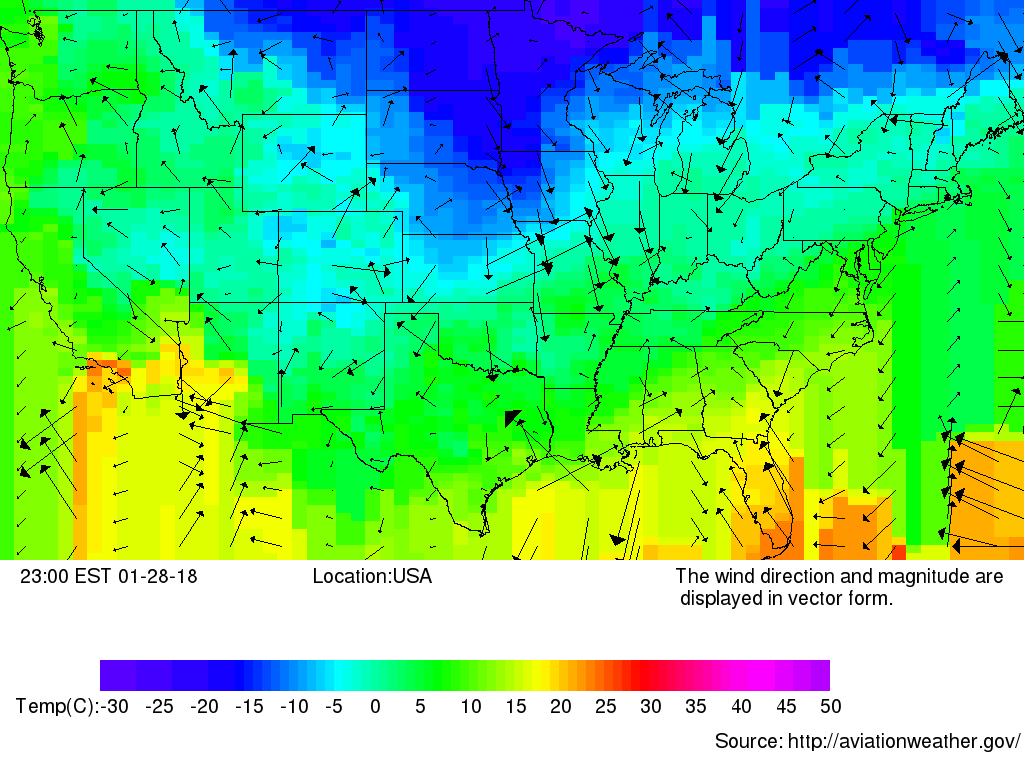

Write the Python code that produced this figure.
import sys
import csv
import math
import re
import PIL.ImageColor
import requests
import io
from region import Region
from region import Point
from plot import Plot
from PIL import Image, ImageDraw

STATES = ['Alabama','Arizona','Arkansas','California','Colorado','Connecticut','Delaware',
'Florida','Georgia','Idaho','Illinois','Indiana','Iowa','Kansas','Kentucky', 'Louisiana',
'Maine','Maryland','Massachusetts','Michigan','Minnesota','Mississippi','Missouri',
'Montana','Nebraska','Nevada','New_Hampshire','New_Jersey','New_Mexico','New_York',
'North_Carolina','North_Dakota','Ohio','Oklahoma','Oregon','Pennsylvania',
'Rhode_Island','South_Carolina','South_Dakota','Tennessee','Texas','Utah','Vermont'
'Virginia','Washington','West_Virginia','Wisconsin','Wyoming']

REGIONS = {'New_England':['Massachusetts','Connecticut', 'Rhode_Island','Maine',
'Vermont','New_Hampshire'], 'Mid_Atlantic': ['New_York','Pennsylvania','New_Jersey'
,'Maryland','Delaware','West_Virginia','Virginia'], 'Southeast' : ['North_Carolina'
,'South_Carolina','Georgia','Florida','Alabama','Mississippi','Kentucky','Tennessee'
,'Louisiana', 'Arkansas'], 'Midwest' : ['Ohio','Michigan','Indiana','Illinois','Wisconsin',
'Minnesota','Iowa','Missouri'], 'Great_Plains' : ['North_Dakota','South_Dakota','Nebraska'
,'Kansas','Oklahoma','Texas','Wyoming','Colorado'], 'Northwest' : ['Montana',
'Washington','Oregon','Idaho'], 'Southwest' : ['California', 'Utah', 'Nevada',
'Arizona', 'New_Mexico']}


COLORS = {-30 : '#5700FF', -29 : '#5700FF', -28 : '#5700FF', -27 : '#5700FF', -26 : '#4100FF', -25 : '#4100FF',
-24 : '#4100FF', -23 : '#4100FF', -22 : '#2A00FF', -21 : '#2A00FF', -20 : '#2A00FF', -19 : '#2A00FF', -18 : '#1300FF',
-17 : '#1300FF', -16 : '#1300FF', -15 : '#0003FF', -14 : '#0019FF', -13 : '#0030FF', -12 : '#0047FF', -11 : '#005EFF',
-10 : '#0075FF', -9 : '#008BFF', -8 : '#00A2FF', -7 : '#00B9FF', -6 : '#00D0FF', -5 : '#00E6FF', -4 : '#00FDFF', -3 : '#00FFE9',
 -2 : '#00FFD2', -1 : '#00FFBB', 0 : '#00FFA5', 1 : '#00FF8E', 2 : '#00FF77', 3 : '#00FF60', 4 : '#00FF4A', 5 : '#00FF33', 6 : '#00FF1C',
  7 : '#00FF05', 8 : '#11FF00', 9 : '#27FF00', 10 : '#3EFF00', 11 : '#55FF00', 12 : '#6CFF00', 13 : '#82FF00', 14 : '#99FF00', 15 : '#B0FF00',
   16 : '#C7FF00', 17 : '#DEFF00', 18 : '#F4FF00', 19 : '#FFF200', 20 : '#FFDB00', 21 : '#FFC400', 22 : '#FFAE00', 23 : '#FF9700', 24 : '#FF8000',
    25 : '#FF6900', 26 : '#FF5200', 27 : '#FF3C00', 28 : '#FF2500', 29 : '#FF0E00', 30 : '#FF0008', 31 : '#FF001E', 32 : '#FF0035', 33 : '#FF004C',
     34 : '#FF0063', 35 : '#FF007A', 36 : '#FF0090', 37 : '#FF00A7', 38 : '#FF00BE', 39 : '#FF00D5', 40 : '#FF00EB', 41 : '#FF00EB', 42 : '#FB00FF',
      43 : '#FB00FF', 44 : '#FB00FF', 45 : '#E400FF', 46 : '#E400FF', 47 : '#CD00FF', 48 : '#CD00FF', 49 : '#B600FF', 50 : '#B600FF'}

URL = 'http://aviationweather.gov/adds/dataserver_current/current/metars.cache.csv'

def mercator(lat):
    """project latitude 'lat' according to Mercator"""
    lat_rad = (lat * math.pi) / 180
    projection = math.log(math.tan((math.pi / 4) + (lat_rad / 2)))
    return (180 * projection) / math.pi

def grid(minlong, maxlong, minlat, maxlat, wind=True):
    '''
    Partitions area given by long and lat values into X*Y rectangles of uniform size.
    A coarser grid is used when plotting wind values in order to avoid visual clutter.

    '''
    if wind:
        X = 20
        Y = 20
        VALX = (maxlong-minlong)/X
        VALY = (maxlat-minlat)/Y
    else:
        X = 70
        Y = 70
        VALX = (maxlong-minlong)/X
        VALY = (maxlat - minlat)/Y
    #VALX and VALY are the width and height, respectively, of each rectangle in the grid
    grids = []
    currlong = minlong
    currlat = minlat
    #begin at bottom left corner of given area
    while currlat < maxlat:
    #iterate bottom to top by row
        if (currlat + VALY) < maxlat:
        #consideration given if the current row is the uppermost row to avoid
        #going out of bounds
            while currlong < maxlong:
            #iterate left to right by column
                if (currlong + VALX) < maxlong:
                #consideration given if the current column is the rightmost column
                #to avoid going out of bounds
                    grids.append(Region([(currlong, currlat), (currlong + VALX, currlat), (currlong + VALX, currlat + VALY), (currlong, currlat + VALY)]))
                else:
                    grids.append(Region([(currlong, currlat), (maxlong, currlat), (maxlong, currlat + VALY), (currlong, currlat+VALY)]))
                currlong=currlong + VALX
        else:
            while currlong < maxlong:
                if (currlong + VALX) < maxlong:
                #consideration given if the current column is the rightmost column
                #to avoid going out of bounds
                    grids.append(Region([(currlong, currlat), (currlong + VALX, currlat), (currlong + VALX, maxlat), (currlong, maxlat)]))
                else:
                    grids.append(Region([(currlong, currlat), (maxlong, currlat), (maxlong, maxlat), (currlong, maxlat)]))
                currlong = currlong + VALX
        currlong=minlong
        currlat+=VALY
        #after a row is completed, return to the furthest left column and the next row up,
        #repeating until the map is filled
    return grids

def time_and_date(tdstr):
    '''
    Extracts the date and time from a timestamp of format 'YYYY-MM-DDTHH:MM:SSZ"
    and converts the given time from Z time to EST.
    '''
    regextime = '([0-9]{2}):([0-9]{2}):[0-9]{2}Z'
    timestr = re.findall(regextime,tdstr)
    timeZ = int(timestr[0][0])
    regexdate = '([0-9]{4})-([0-9]{2})-([0-9]{2})'
    datestr = re.findall(regexdate, tdstr)
    dateint = int(datestr[0][2])
    if timeZ<5:
    #Consideration given if time in Z should actually yield a time on the previous
    #date in EST
        timeEST = 24-(5-timeZ)
        dateint-=1
    else:
        timeEST = timeZ-5
    date = '{}-{}-{}'.format(datestr[0][1],dateint,datestr[0][0][2:])
    time = '{}:{} EST'.format(timeEST,timestr[0][1])
    return '{} {}'.format(time,date)
def main(boundaries, output, section=None, filename = 'metars.cache.csv'):
    """
    Draws an image.
    This function creates an image object, constructs Region objects by reading
    in data from csv files, and draws polygons on the image based on those Regions,
    filling in image with colors based on temperature and vectors based on wind direction
    and speed.
    Args:
        boundaries (str): name of a csv file of geographic information
        output (str): name of a file to save the image
        section: area of US that the user wishes to map
        filename: name of file to draw weather data from
    """
    def to_point(lst):
        '''
        creates a list of tuples from a line of lat / lon values and converts to mercator
        '''
        coords = []
        i=2
        j=3
        while i<len(lst) and j<len(lst):
            coords.append([float(lst[i]),mercator(float(lst[j]))])
            i+=2
            j+=2
        return coords

    with open(boundaries, 'r') as fin2:
        parsedfin2 = list(csv.reader(fin2))
        boundarylist = []
        #section is compared to key values in both STATES and REGIONS
        #if it is not in either, the entire US is plotted
        if section in STATES:
            for row in parsedfin2:
                if row[0] == section:
                    boundarylist.append(to_point(row))
        elif section in REGIONS:
            for state in REGIONS[section]:
                for row in parsedfin2:
                    if row[0] == state:
                        boundarylist.append(to_point(row))
        else:
            for row in parsedfin2:
                boundarylist.append(to_point(row))
            section = 'USA'
        regions=[Region(coords) for coords in boundarylist]
    MINLONG=min([r.min_long() for r in regions])
    MAXLONG=max([r.max_long() for r in regions])
    MINLAT=min([r.min_lat() for r in regions])
    MAXLAT=max([r.max_lat() for r in regions])
    p = Plot(MINLONG, MINLAT, MAXLONG, MAXLAT)
    g = grid(MINLONG,MAXLONG,MINLAT,MAXLAT,False)
    #g is grid to be used for temperature plotting
    h=grid(MINLONG,MAXLONG,MINLAT,MAXLAT)
    #h is coarser grid to be used for wind plotting
    r = requests.get(URL)
    #retrieving the weather data file
    parsedfin = list(csv.reader(io.StringIO(r.text)))
    #converting the weather data into an iterable format
    unsorted = []
    for line in parsedfin[6:]:
    #Some rows in file do not yield proper values. Removing stations
    #from consideration set that do not have proper long, lat, temp,
    #wind speed, or wind direction values.
        try:
            float(line[8])
            float(line[7])
            float(line[5])
            float(line[4])
            float(line[3])
            unsorted.append(line)
        except ValueError as b:
            continue
    for c in unsorted:
    #modifying all latitude values into mercator form
        c[3] = mercator(float(c[3]))
    stations = sorted(unsorted, key=lambda row: float(row[4]), reverse = True)
    #sorting list of stations by longitude to improve efficiency
    timedate = time_and_date(stations[1][2])
    #time and date for the data from each station are relatively consistent
    #across all stations; thus the values from a station near the start of the
    #list are used
    for square in g:
        t=int(square.temp_and_wind(stations)[0])
        #temp value of square
        #t is cast to an int to yield closest color value for temperature
        #value in COLORS
        p.draw(square, COLORS[t])
    for windsquare in h:
        #arrows are drawn with respect to their wind speed and direction,
        #with color black and width of 1 used for visibility purposes
        w_speed = windsquare.temp_and_wind(stations)[1]
        w_direction = windsquare.temp_and_wind(stations)[2]
        p.draw_arrow(windsquare, w_speed, w_direction, 'BLACK', 1)
    for r in regions:
        p.draw(r, None, border=(0,0,0))
    p.draw_legend(section,timedate, COLORS)
    p.save(output)

if __name__ == '__main__':
    boundaries = sys.argv[1]
    output = sys.argv[2]
    section = sys.argv[3]
    main(boundaries, output, section)
